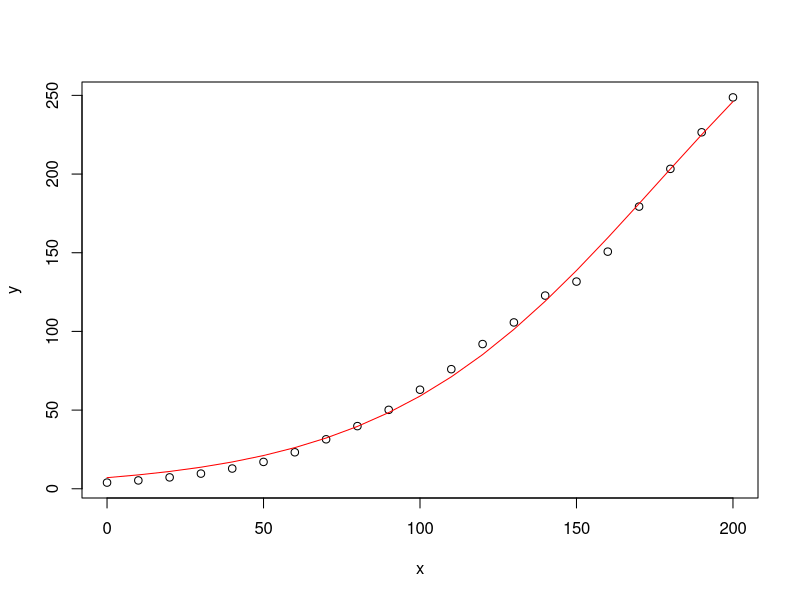

R code for this plot:
setwd("???") 

df <- read.csv("uspop.csv", sep=",", header=T, 
               fileEncoding="UTF-8-BOM")
attach(df)

x <- year - 1790
y <- population

b0_start <- 350      # asymtote
b1_start <- log((b0_start/y[1]) - 1)                # population size at x = 0
b2_start <- log((b0_start/y[2]) - 1) - b1_start     # growth rate

model <- nls(y~b0/(1+exp(b1+b2*x)),
             start=list(b0=b0_start,
                        b1=b1_start,
                        b2=b2_start))
summary(model)

#get some estimation of goodness of fit
cor(y,predict(model))
plot(x,y)
lines(x,predict(model),col="red")